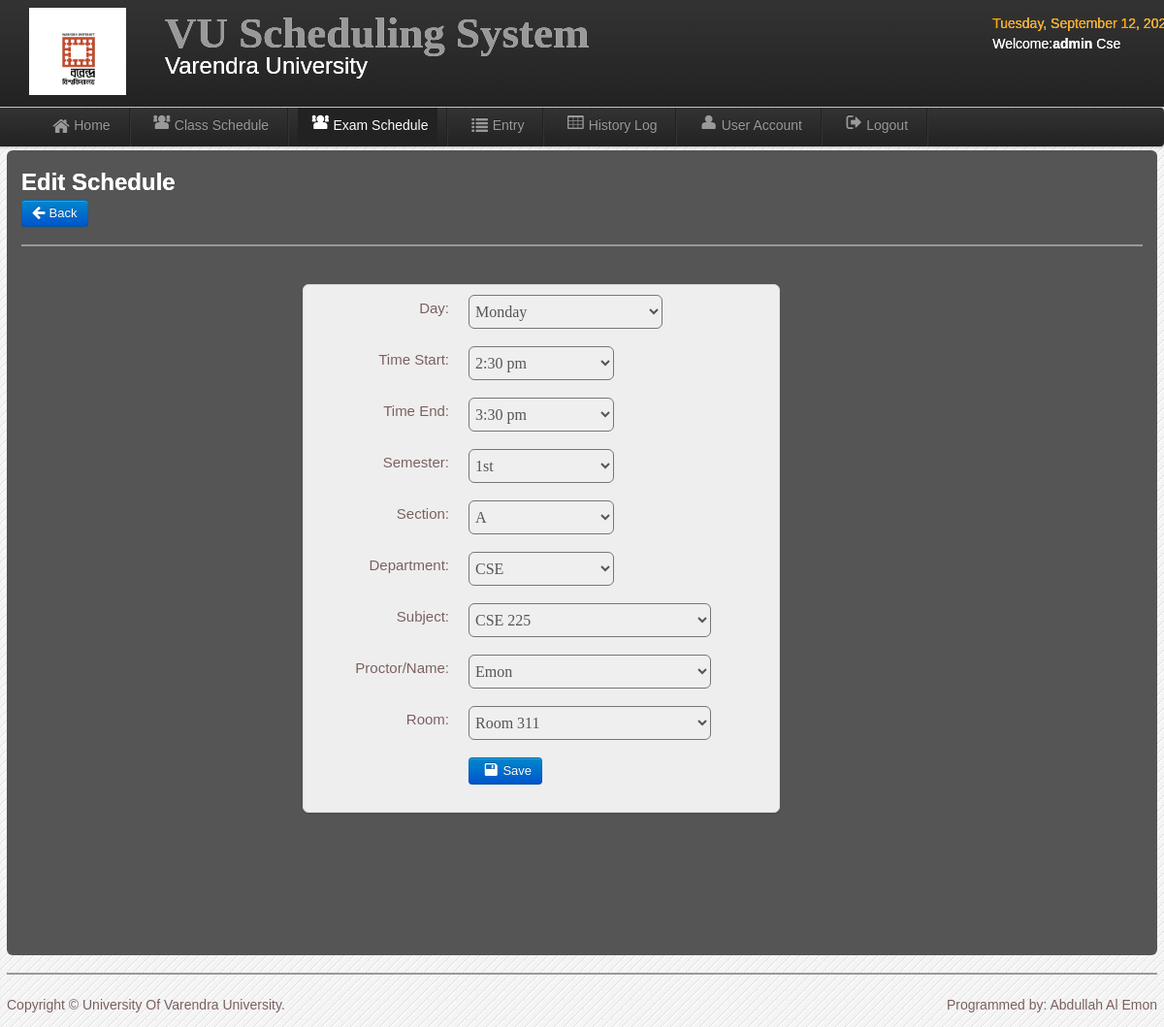
Page /admin/edit_exam.php?id=442 (signed in) on the committed database.
### tables this page shows
CREATE TABLE `users` (
  `User_id` int(11) NOT NULL,
  `UserName` varchar(20) NOT NULL,
  `Password` varchar(20) NOT NULL,
  `User_Type` varchar(20) NOT NULL,
  `FirstName` varchar(30) NOT NULL,
  `LastName` varchar(30) NOT NULL,
  `College` varchar(20) NOT NULL
);

CREATE TABLE `schedule` (
  `schedule_id` int(11) NOT NULL,
  `semester` varchar(10) NOT NULL,
  `sy` varchar(20) NOT NULL,
  `CYS` varchar(100) NOT NULL,
  `subject` varchar(50) NOT NULL,
  `teacher` varchar(50) NOT NULL,
  `room` varchar(20) NOT NULL,
  `day` varchar(100) NOT NULL,
  `time` varchar(20) NOT NULL,
  `time_end` varchar(50) NOT NULL,
  `type` varchar(20) NOT NULL,
  `day1` varchar(20) NOT NULL
);

### admin/session.php (called while the page is built, shortened)
<?php
        $id_session=$_SESSION['id'];
?>

### admin/edit_exam.php (the view, shortened to what this page needs)
<?php include('session.php'); include('header.php'); include('dbcon.php');
$id_get=$_GET['id'];
 ?>
<body>
<?php include('nav-top1.php'); ?>
    <div class="navbar navbar-fixed-top1">
    <div class="navbar-inner">
    <div class="container">
	<div class="marg">
    <ul class="nav">
  <li>
    <a href="home.php"><i class="icon-home icon-large"></i>Home</a>
  </li>
   <li class="divider-vertical"></li>
  <li><a href="schedule.php"><i class="icon-group icon-large"></i>Class Schedule</a></li>
   <li class="divider-vertical"></li>
    <li class="active"><a href="exam_schedule.php"><i class="icon-group icon-large"></i>Exam Schedule</a></li>
   <li class="divider-vertical"></li>
  <li><a href="record.php"><i class="icon-list icon-large"></i>Entry</a></li>
   <li class="divider-vertical"></li>
  <li><a href="history_log.php"><i class="icon-table icon-large"></i>History Log</a></li>
     <li class="divider-vertical"></li>
  <li><a href="user_account.php"><i class="icon-user icon-large"></i>User Account</a></li>
  <li class="divider-vertical"></li>
  <li><a id="logout" data-toggle="modal" href="#myModal"><i class="icon-signout icon-large"></i>Logout</a></li>
   <li class="divider-vertical"></li>
</ul>
    </div>
    </div>
    </div>
    </div>
<div class="wrapper">
<div id="element" class="hero-body-course">
<h2><font color="white">Edit Schedule</font></h2>
	<a class="btn btn-primary"  href="exam_schedule.php">  <i class="icon-arrow-left icon-large"></i>&nbsp;Back</a>
	<hr>
<form id="save_voter" class="form-horizontal">
    <fieldset>
	<div class="add_subject1">
	<ul class="thumbnails_new_voter">
    <li class="span3">
    <div class="thumbnail_new_voter">
    <?php
	$result=mysqli_query($conn,"select * from schedule where schedule_id='$id_get'")or die(mysqli_error());
	$row=mysqli_fetch_array($result);
	?>
		<div class="control-group">
    <label class="control-label" for="input01">Day:</label>
    <div class="controls">
   <select name="day" class="span33333" id="day">
	<option><?php echo $row['day']; ?></option>
	</select>
    </div>
    </div>
		<div class="control-group">
    <label class="control-label" for="input01">Time Start:</label>
    <div class="controls">
   <select name="time_start" class="span3333" id="time_start">
	<option><?php echo $row['time']; ?></option>
	</select>
    </div>
    </div>
			<div class="control-group">
    <label class="control-label" for="input01">Time End:</label>
    <div class="controls">
   <select name="time_end" id="time_end" class="span3333">
	<option><?php echo $row['time_end']; ?></option>
	</select>
    </div>
    </div>
	<div class="control-group">
    <label class="control-label" for="input01">Semester:</label>
    <div class="controls">
   <select name="semester" class="span3333" id="semester">
	<option><?php echo $row['semester']; ?></option>
	</select>
    </div>
    </div>
	<div class="control-group">
    <label class="control-label" for="input01">Section:</label>
    <div class="controls">
   <select name="sy" class="span3333" id="sy">
	<option><?php echo $row['sy']; ?></option>
	</select>
    </div>
    </div>
	<div class="control-group">
    <label class="control-label" for="input01">Department:</label>
    <div class="controls">
   <select name="CYS" class="span3333" id="CYS">
	<option><?php echo $row['CYS']; ?></option>
	</select>
    </div>
    </div>
	<div class="control-group">
    <label class="control-label" for="input01">Subject:</label>
    <div class="controls">
   <select name="subject" class="span333" id="subject">
	<option><?php echo $row['subject']; ?></option>
	</select>
    </div>
    </div>
	<div class="control-group">
    <label class="control-label" for="input01">Proctor/Name:</label>
    <div class="controls">
   <select name="teacher" class="span333" id="teacher">
	<option><?php echo $row['teacher']; ?></option>
	</select>
    </div>
    </div>
	<div class="control-group">
    <label class="control-label" for="input01">Room:</label>
    <div class="controls">
   <select name="room" class="span333" id="room">
	<option><?php echo $row['room']; ?></option>
	</select>
    </div>
    </div>
	<div class="control-group">
    <div class="controls">
	<button id="save_voter" class="btn btn-primary" name="save"><i class="icon-save icon-large"></i>Save</button>
    </div>
    </div>
    </fieldset>
    </form>
</div>
<?php include('footer.php');?>
</div>
</body>

### admin/nav-top1.php
	<div class="navbar navbar-fixed-top">
	<div class="navbar-inner">
	<div class="container">
		<a class="branded">
		<img src="img/vu.jpg" width="100" height="90">
 	</a>
	<a class="brand">
	 <h1>VU Scheduling System</h1>
	 <div class="chmsc_nav"><font size="5" style="Bookman Old Style" color="white">Varendra University</font></div>
 	</a>
<div class="time_top">
<font color="orange">
  <?php
 $Today=date('y:m:d');
$new=date('l, F d, Y',strtotime($Today));
echo $new; ?>
</font>
<?php
$logout_query=mysqli_query($conn,"select * from users where User_id=$id_session");
$row=mysqli_fetch_array($logout_query);
$type=$row['User_Type'];
?>
<p><font color="white">Welcome:<b><?php echo $type;?></b>
<?php echo $row['College'] ?></p></font>
</div>
	</div>
	</div>
	</div>

### admin/css/style.css (style rules this page uses)
* { margin:0; padding:0; }
body { font-family:"Trebuchet MS", "Myriad Pro", Arial, sans-serif; font-size:14px; background:#f4f4f4 url(../img/bg.gif) repeat top left; color:rgb(121, 94, 94); text-shadow:0px 0px 0px #fff;; }
h1 { font-size:45px; }
a { color:#777; }
p { padding:5px 0px; }
.wrapper { width:1186px; margin:10px auto; min-height:550px; }

### rows in the picture
users: User_Type "admin", College "Cse"
schedule: day "Monday", time_start "2:30 pm", time_end "3:30 pm", semester "1st", sy "A", CYS "CSE", subject "CSE 225", teacher "Emon", room "Room 311"
